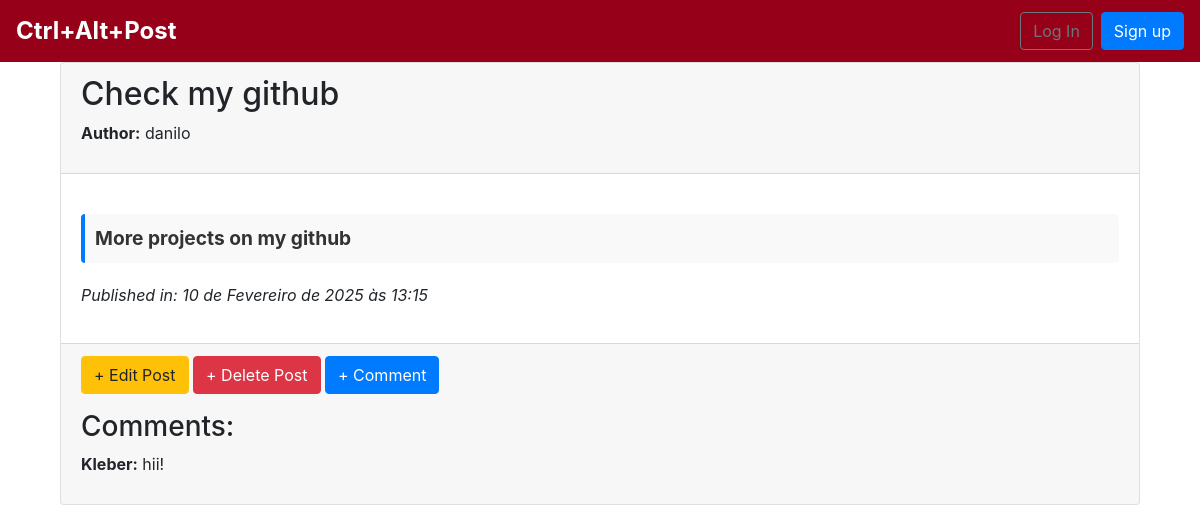
Page /post/20/ on the committed database.
### blog/models.py (models this page shows, shortened)
class Post(models.Model):
    title = models.CharField(max_length=200)
    author = models.ForeignKey(
        'auth.User',
        on_delete = models.CASCADE
    )
    date = models.DateTimeField(auto_now_add = True)
    body = models.TextField()

class Comment(models.Model):
    comment = models.CharField(max_length=255)
    post = models.ForeignKey(Post, on_delete=models.CASCADE, related_name='comments')  # Adicione related_name='comments'
    author = models.ForeignKey(User, on_delete=models.CASCADE)
    created_at = models.DateTimeField(auto_now_add=True)

### blog/views.py (the view)
# urls.py: path('post/<int:pk>/', BlogDetailView.as_view(),
class BlogDetailView(DetailView):
    model = Post
    template_name = 'post_detail.html'

### blog/templates/post_detail.html (shortened to what this page needs)
{% extends 'base.html' %}
{% block content %}
<div class="container">
    <div class="post-entry mb-4">
        <div class="card">
            <div class="card-header">
                <h2>{{ post.title }}</h2>
                <p><strong>Author:</strong> {{ post.author.username }}</p>
            </div>
            <div class="card-body">
                <p class = "post-body">{{ post.body }}</p>
                <p style="font-style: italic;">Published in: {{ post.date }}</p>
            </div>
            <div class="card-footer">
                <p>
                    <a href="{% url 'post_edit' post.pk %}" class="btn btn-warning">+ Edit Post</a>
                    <a href="{% url 'post_delete' post.pk %}" class="btn btn-danger">+ Delete Post</a>
                    <a href="{% url 'new_comment' post.pk %}" class="btn btn-primary">+ Comment</a>
                </p>
                <h3>Comments:</h3>
                {% if post.comments.count > 0 %}
                    <div class="comments-list">
                        {% for comment in post.comments.all %}
                        <div class="comment-entry mb-2">
                            <p><strong>{{ comment.author.username }}:</strong> {{ comment.comment }}</p>
                        </div>
                        {% endfor %}
                    </div>
                {% else %}
                    <p>This post has no comments yet.</p>
                {% endif %}
            </div>
        </div>
    </div>
</div>
{% endblock content %}

### blog/templates/post_detail.html (style rules this page uses)
.post-body { font-size: 1.2em; font-weight: bold; color: #333; background-color: #f9f9f9; padding: 10px; border-left: 4px solid #007BFF; margin: 20px 0; border-radius: 4px; }

### rows in the picture
Post: title "Check my github", author.username "danilo", body "More projects on my github", date "10 de Fevereiro de 2025 às 13:15"
Comment: author.username "Kleber", comment "hii!"
